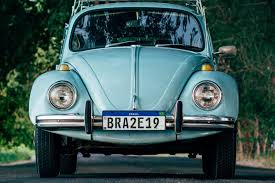
#> input picture imgs/placa_carro3.jpg, 275 x 183 px, given in place of placa.jpg, which was not available
$ python app_v02.py
#> lines starting #> are read from the running program, lines starting #| are printed output that depends on the picture; after the words box and inside, x2 and y2 are one past the last pixel; in counts of white or black regions, pixels touching at a corner belong together; pictures that were not available may be replaced by others from this repository, and a replacement may not be noted
import cv2
import numpy as np
import pytesseract

def encontrarPlaca(source):
    imagem = cv2.imread(source)

    cv2.imshow('teste', imagem)

    cinza = cv2.cvtColor(imagem, cv2.COLOR_BGR2GRAY)


    filtro = cv2.bilateralFilter(cinza, 11, 17, 17)
    desenho = cv2.Canny(filtro, 30, 200)

    cv2.imshow('deseho', filtro)

    contornos, _ = cv2.findContours(desenho.copy(), cv2.RETR_LIST, cv2.CHAIN_APPROX_SIMPLE)
    contornos = sorted(contornos, key=cv2.contourArea, reverse=True)


    areaFoco= None
    for contorno in contornos:
        perimetro = cv2.arcLength(contorno, True)
        aprox = cv2.approxPolyDP(contorno, 0.015 * perimetro, True)
        if len(aprox) == 4:
            areaFoco = aprox
            break

    areaFoco = np.array([areaFoco], np.int32)
    pontos = areaFoco.reshape(4,2)

    x, y = np.split(pontos, [-1], axis=1)

    (x1, x2) = (np.min(x), np.max(x))
    (y1, y2) = (np.min(y), np.max(y))

    placa = imagem[y1+5:y2, x1+5:x2]

    cv2.imwrite('placas/placa.jpg', placa)

def processarPlaca():

    placa = cv2.imread('placas/placa.jpg')
#> placa is the input picture: shape (183, 275, 3); mean B, G, R 83.7, 85.2, 59.4

    placaResize = cv2.resize(placa, None, fx=2, fy=2, interpolation=cv2.INTER_CUBIC)
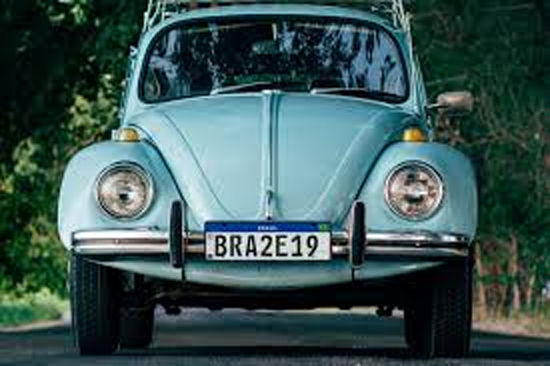
#> placaResize: shape (366, 550, 3); mean B, G, R 83.8, 85.2, 59.5

    placaCinza = cv2.cvtColor(placaResize, cv2.COLOR_BGR2GRAY)
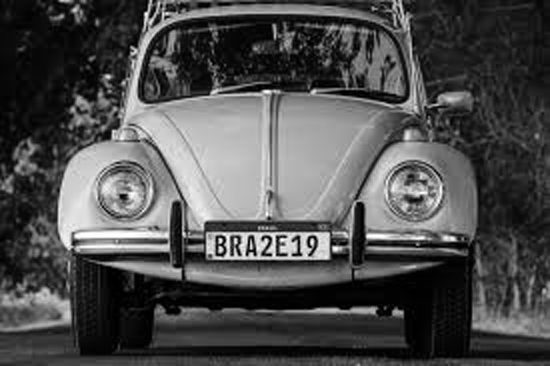
#> placaCinza: shape (366, 550); min 0, max 255, mean 77.4

    placaFiltro = cv2.medianBlur(placaCinza, 5)
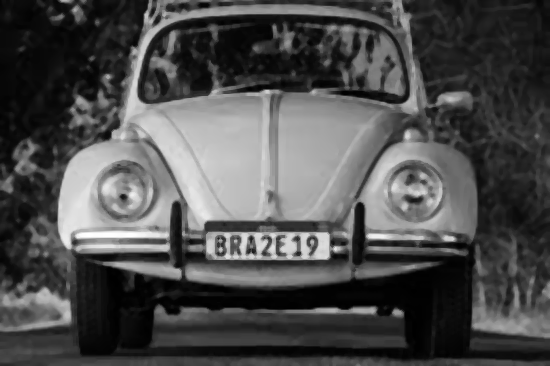
#> placaFiltro: shape (366, 550); min 0, max 255, mean 77.1

    _, bin = cv2.threshold(placaFiltro, 90, 255, cv2.THRESH_BINARY)
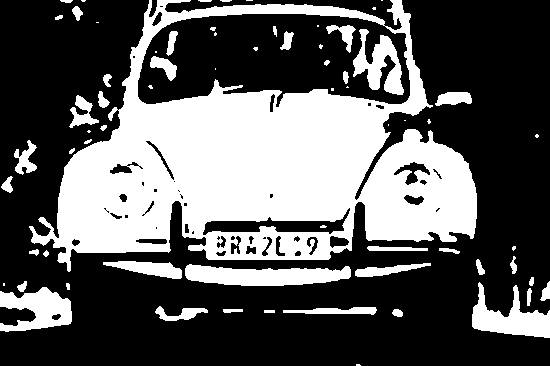
#> bin: shape (366, 550); 35.8% white; 68 white regions (24 under 20 px), largest, box (x1, y1, x2, y2) and area: (29, 0, 477, 272) 57611, (185, 264, 351, 286) 2561, (472, 282, 550, 338) 2057

    return(bin)

def lerPlaca():

    bin = processarPlaca()

    pytesseract.pytesseract.tesseract_cmd = 'C:/Program Files/Tesseract-OCR/tesseract.exe'

    config = r'-c tessedit_char_whitelist=ABCDEFGHIJGKLMNOPQRSTUVWXYZ1234567890 --psm 6'

    texto = pytesseract.image_to_string(bin, lang='eng', config= config)
    print(texto)
    cv2.imshow('binchiling', bin)

if __name__ == '__main__':

    source = 'imgs/placa_carro2.jpg'

    # encontrarPlaca(source)

    # processarPlaca()

    lerPlaca()
#> (the call stopped at in lerPlaca, `texto = pytesseract.image_to_string(bin, lang='eng', config= config)`: pytesseract is not available in this run)

    if cv2.waitKey(0) & 0xFF == 27:
#> (key Esc is pressed here)
        cv2.destroyAllWindows

$ run again, on imgs/placa_carro5.jpg
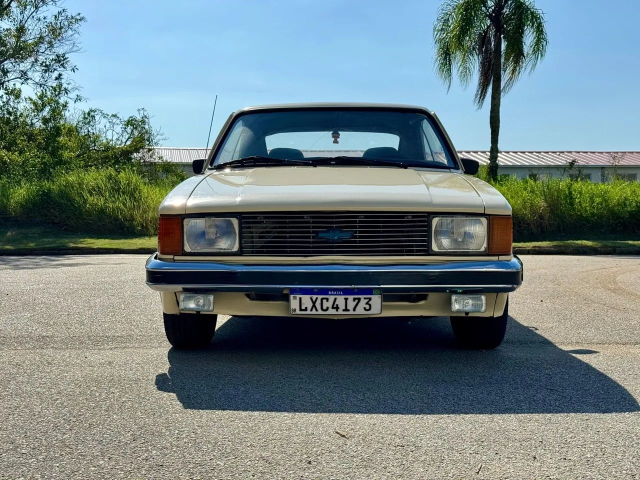
#> input picture imgs/placa_carro5.jpg, 1280 x 960 px, given in place of placa.jpg, which was not available (shown at 1/2 size)
#> in processarPlaca, placa is the input picture: shape (960, 1280, 3); mean B, G, R 129.6, 127.9, 111.7
#> in processarPlaca, `placaCinza = cv2.cvtColor(placaResize, cv2.COLOR_BGR2GRAY)`:
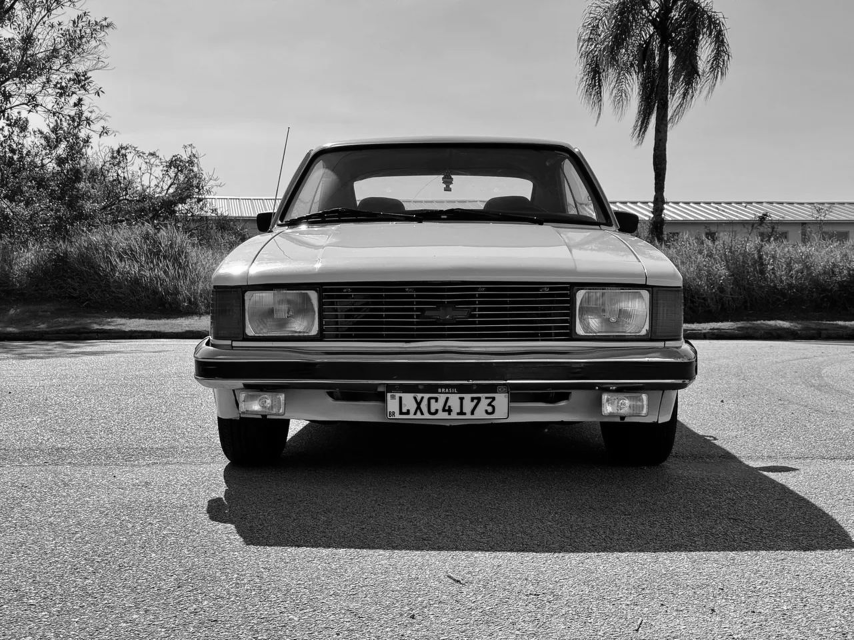
#> placaCinza: shape (1920, 2560) (shown at 1/3 size); min 0, max 255, mean 123.2
#> in processarPlaca, `_, bin = cv2.threshold(placaFiltro, 90, 255, cv2.THRESH_BINARY)`:
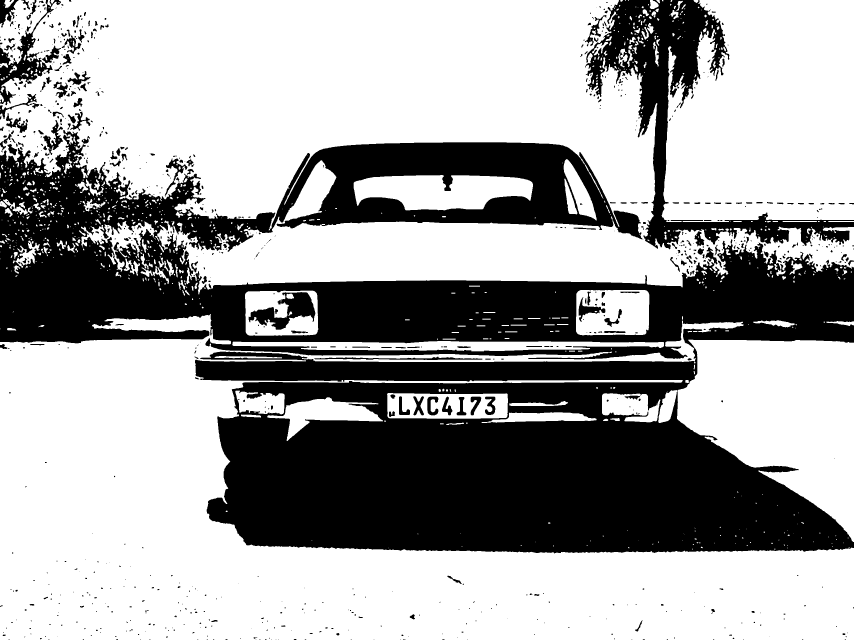
#> bin: shape (1920, 2560) (shown at 1/3 size); 64% white; 887 black regions (523 under 20 px), largest, box (x1, y1, x2, y2) and area: (0, 390, 2560, 1660) 1575316, (1755, 0, 2560, 748) 117207, (0, 0, 183, 316) 11902
